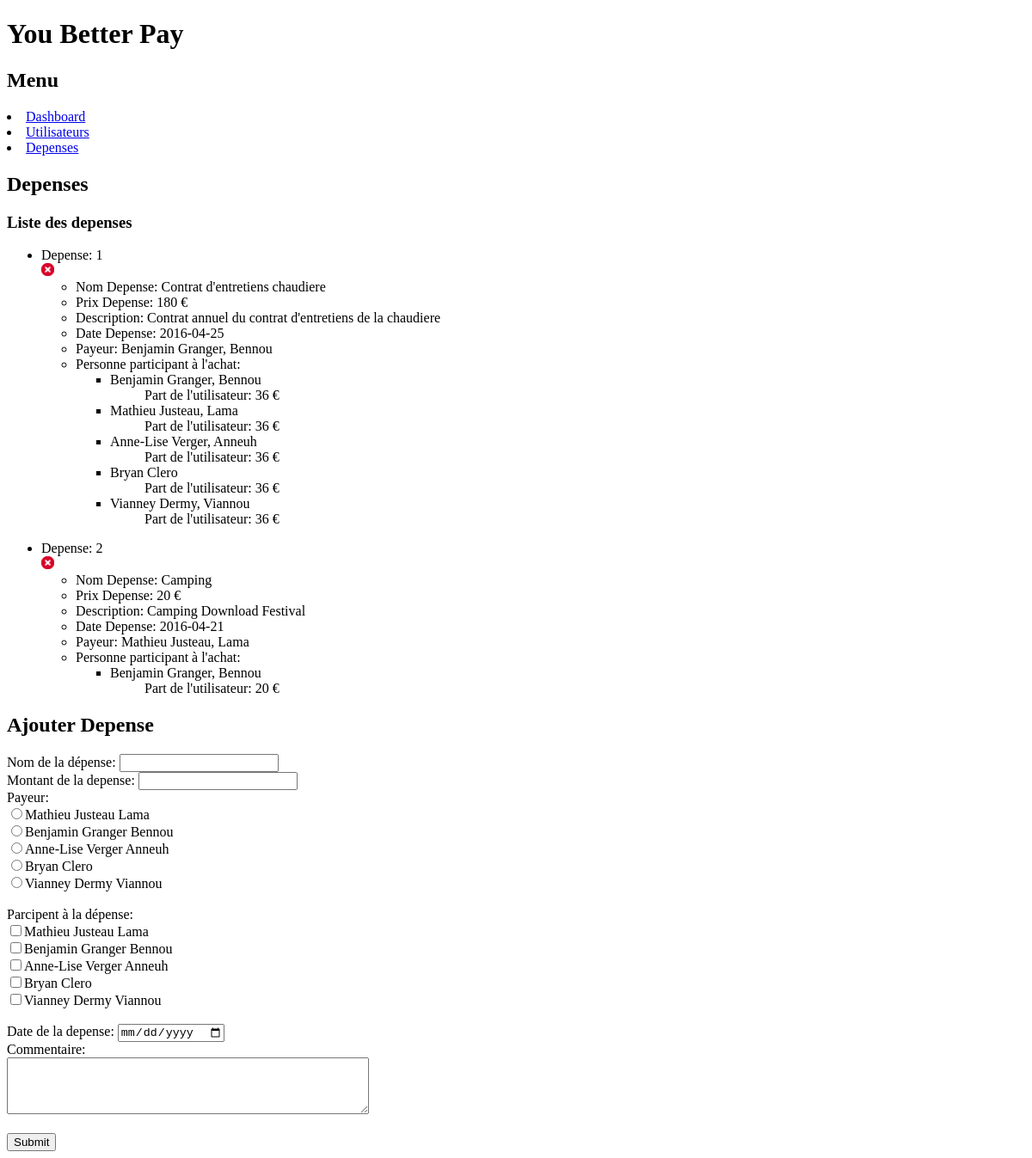
Before: /depenses.php with the older database file.
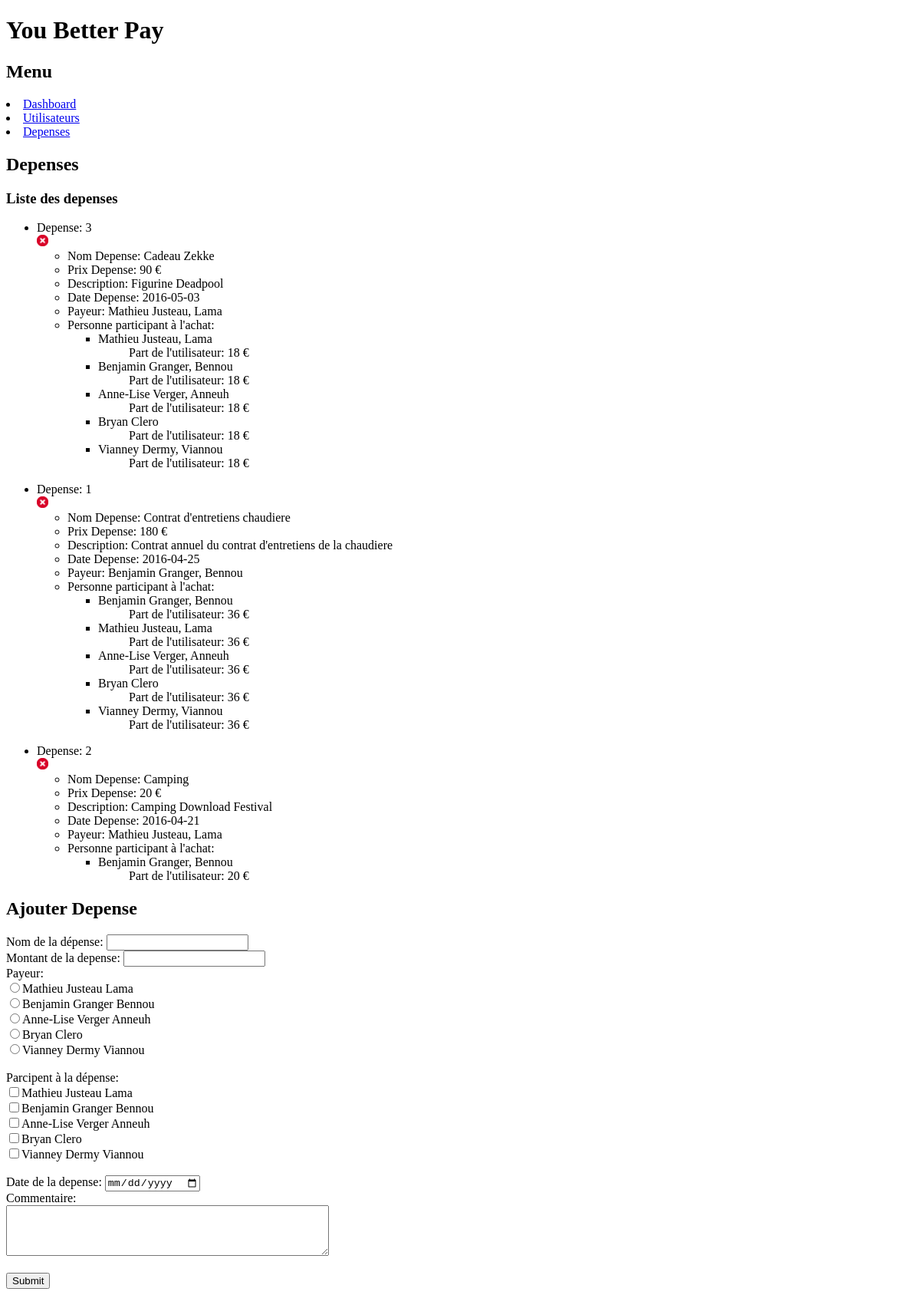
After: the same page with the newer database file.
### tables this page shows
CREATE TABLE `y_depenses` (
  `depense_id` int(10) UNSIGNED NOT NULL,
  `depense_nom` tinytext NOT NULL,
  `depense_description` text,
  `depense_prix` int(10) UNSIGNED NOT NULL,
  `depense_payeur_id` int(10) UNSIGNED NOT NULL,
  `depense_date` date NOT NULL
);

CREATE TABLE `y_utilisateurs` (
  `utilisateur_id` int(11) UNSIGNED NOT NULL,
  `utilisateur_prenom` tinytext NOT NULL,
  `utilisateur_nom` tinytext NOT NULL,
  `utilisateur_pseudo` tinytext,
  `utilisateur_mail` tinytext NOT NULL
);

CREATE TABLE `y_jointure_depenses_utilisateurs` (
  `jdu_id` int(11) NOT NULL,
  `jdu_id_depense` int(11) NOT NULL,
  `jdu_id_utilisateur` int(11) NOT NULL,
  `jdu_part_utilisateur` int(10) UNSIGNED NOT NULL
);

### depenses.php (the view, shortened to what this page needs)
<!DOCTYPE html>
<html lang="fr">
<head>
</head>
<body>
<?php include_once('menu.php'); ?>
<h2>Depenses</h2>
<h3>Liste des depenses</h3>
<?php
$connexion = mysqli_connect('localhost','lama','lama','db_test');
$requete_depenses = 'SELECT d.depense_id \'Depense ID\', d.depense_nom \'Nom Depense\', d.depense_description \'Description\', d.depense_prix \'Prix\', d.depense_date \'Date Depense\', u.utilisateur_nom , u.utilisateur_prenom, u.utilisateur_pseudo
FROM y_depenses d
INNER JOIN y_utilisateurs u
ON d.depense_payeur_id = u.utilisateur_id
ORDER BY d.depense_date DESC ';
$depenses = mysqli_query($connexion,$requete_depenses);
while ($depense = mysqli_fetch_assoc($depenses)) {
    ?>
    <ul>
        <li>Depense: <?php echo $depense['Depense ID']; ?>
            <form action="supprimer_depense.php" method="POST">
                <input type="image" name="image" src="supprimer.png" height="15" width="15"/>
            </form>
        </li>
        <ul>
            <li>Nom Depense: <?php echo $depense['Nom Depense']; ?></li>
            <li>Prix Depense: <?php echo $depense['Prix'],' €'; ?></li>
            <li>Description: <?php echo $depense['Description']; ?></li>
            <li>Date Depense: <?php echo $depense['Date Depense']; ?></li>
            <li>Payeur: <?php echo $depense['utilisateur_prenom'], ' ', $depense['utilisateur_nom'], ', ', $depense['utilisateur_pseudo']; ?></li>
            <li>Personne participant à l'achat:</li>
            <ul>
                <?php
                $preparation_requete_depenses_utilisateurs = 'SELECT u.utilisateur_prenom, u.utilisateur_nom, u.utilisateur_pseudo, jdu.jdu_part_utilisateur
                        FROM y_jointure_depenses_utilisateurs jdu
                        INNER JOIN y_utilisateurs u
                        ON jdu.jdu_id_utilisateur = u.utilisateur_id
                        INNER JOIN y_depenses d
                        ON jdu.jdu_id_depense = d.depense_id
                        WHERE d.depense_id = ?';
                $stmt = mysqli_prepare($connexion, $preparation_requete_depenses_utilisateurs);
                $ok = mysqli_stmt_bind_param($stmt, 'd', $depense['Depense ID']);
                $ok = mysqli_stmt_execute($stmt);
                $ok = mysqli_stmt_bind_result($stmt, $utilisateur_prenom, $utilisateur_nom, $utilisateur_pseudo, $utilisateur_part);
                while (mysqli_stmt_fetch($stmt)) {
                ?>
                    <li><?php
                        if ($utilisateur_pseudo) {
                            echo $utilisateur_prenom, ' ', $utilisateur_nom, ', ', $utilisateur_pseudo;
                        }
                        else {
                            echo $utilisateur_prenom, ' ', $utilisateur_nom;
                        }
                        ?>
                    </li>
                    <ul>
                        <?php echo 'Part de l\'utilisateur: ',$utilisateur_part,' €';?>
                    </ul>
                <?php } ?>
            </ul>
        </ul>
    </ul>
    <?php
}
?>
<h2>Ajouter Depense</h2>
<form action="ajouter_depense.php" method="POST">
    Nom de la dépense: <input name="nom_nouvelle_depense" type="text"/>
    <br />Montant de la depense: <input name="montant_nouvelle_depense" />
    <br />Payeur:
    <?php
    $requete_recuperer_utilisateur = 'SELECT u.utilisateur_id \'id\', u.utilisateur_prenom \'prenom\', u.utilisateur_nom \'nom\', u.utilisateur_pseudo \'pseudo\'
FROM y_utilisateurs u';
    $liste_utilisateur = mysqli_query($connexion,$requete_recuperer_utilisateur);
    while ($utilisateur = mysqli_fetch_assoc($liste_utilisateur)) {
        echo '<br /><input type="radio" name="id_acheteur_nouvelle_depense" value="',$utilisateur['id'],'"/>', $utilisateur['prenom'], ' ', $utilisateur['nom'], ' ', $utilisateur['pseudo'];
    }
    echo '<br /><br/> Parcipent à la dépense: ';
    $requete_recuperer_utilisateur = 'SELECT u.utilisateur_id \'id\', u.utilisateur_prenom \'prenom\', u.utilisateur_nom \'nom\', u.utilisateur_pseudo \'pseudo\'
FROM y_utilisateurs u';
    $liste_utilisateur = mysqli_query($connexion,$requete_recuperer_utilisateur);
    while ($utilisateur = mysqli_fetch_assoc($liste_utilisateur)) {
        echo '<br /><input type="checkbox" name="id_participant_nouvelle_depense[]" value="',$utilisateur['id'],'"/>', $utilisateur['prenom'], ' ', $utilisateur['nom'], ' ', $utilisateur['pseudo'];
    }
    ?>
    <br /><br />Date de la depense: <input type="date" name="date_nouvelle_depense" placeholder="jj-mm-aaaa" pattern="\d{1,2}-\d{1,2}-\d{4}">
    <br/>Commentaire:<br/><textarea name="commentaire_nouvelle_depense" rows="4" cols="50"></textarea>
    <br /><br /><input type="submit" />
</form>
</body>
</html>

### menu.php
<h1>You Better Pay</h1>
<h2>Menu</h2>
<nav>
    <li><a href="index.php">Dashboard</a></li>
    <li><a href="utilisateurs.php">Utilisateurs</a></li>
    <li><a href="depenses.php">Depenses</a></li>
</nav>

Changed rows visible on the page:
added y_depenses: depense_id "3", depense_nom "Cadeau Zekke", depense_prix "90", depense_description "Figurine Deadpool", depense_date "2016-05-03", y_utilisateurs.utilisateur_prenom "Mathieu", y_utilisateurs.utilisateur_nom "Justeau", y_utilisateurs.utilisateur_pseudo "Lama"
added y_jointure_depenses_utilisateurs: utilisateur_prenom "Mathieu", utilisateur_nom "Justeau", utilisateur_pseudo "Lama", utilisateur_part "18", shown under "3"
added y_jointure_depenses_utilisateurs: utilisateur_prenom "Benjamin", utilisateur_nom "Granger", utilisateur_pseudo "Bennou", utilisateur_part "18", shown under "3"
added y_jointure_depenses_utilisateurs: utilisateur_prenom "Anne-Lise", utilisateur_nom "Verger", utilisateur_pseudo "Anneuh", utilisateur_part "18", shown under "3"
added y_jointure_depenses_utilisateurs: utilisateur_prenom "Bryan", utilisateur_nom "Clero", utilisateur_part "18", shown under "3"
added y_jointure_depenses_utilisateurs: utilisateur_prenom "Vianney", utilisateur_nom "Dermy", utilisateur_pseudo "Viannou", utilisateur_part "18", shown under "3"
